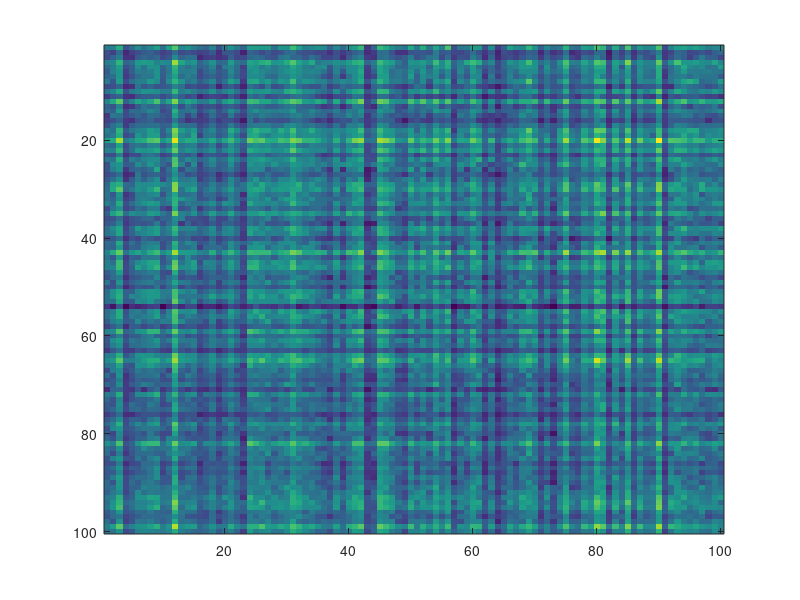

MATLAB code for this plot: (Note: this script raises an error after producing the figure.)
clear; close all; clc;

% 行列のサイズ
I = 100; % Xの行数
J = 100; % Xの列数
K = 10; % 基底数

% パラメータ
nItr = 1000; % 更新式の反復回数

% 非負観測行列の生成
trueW = rand(I, K); % 非負乱数（開区間(0, 1)）
trueH = rand(K, J); % 非負乱数（開区間(0, 1)）
X = trueW * trueH; % ランクKの非負観測行列

% Xの表示
figure; imagesc(X);

% NMF変数の乱数初期化
W = rand(I, K);
H = rand(K, J);

% ------ Eu-NMF ------
% コスト関数値格納行列定義
cost_EuNMF = zeros(nItr + 1,1);
W_Eu = W;
H_Eu = H;

% コスト関数値の初期値格納(フロベニウスノルムの二乗値計算)
err = X - W_Eu*H_Eu;
traceErr = sum(err.*err, 'all');
cost_EuNMF(1) = sqrt(traceErr);

% 正規化によるWHが変化しないことの確認
cntErr = 0;

% Eu-NMFの更新式
for iItr = 1:nItr
    W_Eu = W_Eu .* ( (X*H_Eu.') ./ (W_Eu*(H_Eu*H_Eu.')) );
    H_Eu = H_Eu .* ( (W_Eu.'*X) ./ ((W_Eu.'*W_Eu)*H_Eu) );    
    
    % WHが変化しないことの確認
    prevWH = W_Eu*H_Eu;

    % Wの列毎に正規化係数を計算（列の総和）
    % todo
    nomalC_Eu = sum(W_Eu,1);

    % Wに正規化係数を適用
    % todo
    W_Eu = W_Eu ./ nomalC_Eu;
       
    % Hに正規化係数を適用
    % todo
    H_Eu = nomalC_Eu.' .*H_Eu;

    % WHが変化しないことの確認
    nomalWH_Eu = W_Eu*H_Eu;
    if(nomalWH_Eu - prevWH > 10^-15)
        cntErr = cntErr + 1;
    end

    % フロベニウスノルムの二乗値計算
    err = X - nomalWH_Eu;
    traceErr = sum(err.*err, 'all');
    cost_EuNMF(iItr+1) = sqrt(traceErr);
end

% 近似された観測行列の表示
Xhat_Eu = nomalWH_Eu;
figure; imagesc(Xhat_Eu);

% コスト関数値のグラフ描画(線形)
figure; plot(cost_EuNMF);
xlabel("反復回数", "FontSize", 14);
ylabel("コスト関数値(線形軸)", "FontSize", 14);

% コスト関数値のグラフ描画(対数軸)
figure; semilogy(cost_EuNMF);
xlabel("反復回数", "FontSize", 14);
ylabel("コスト関数値(対数軸)", "FontSize", 14);
